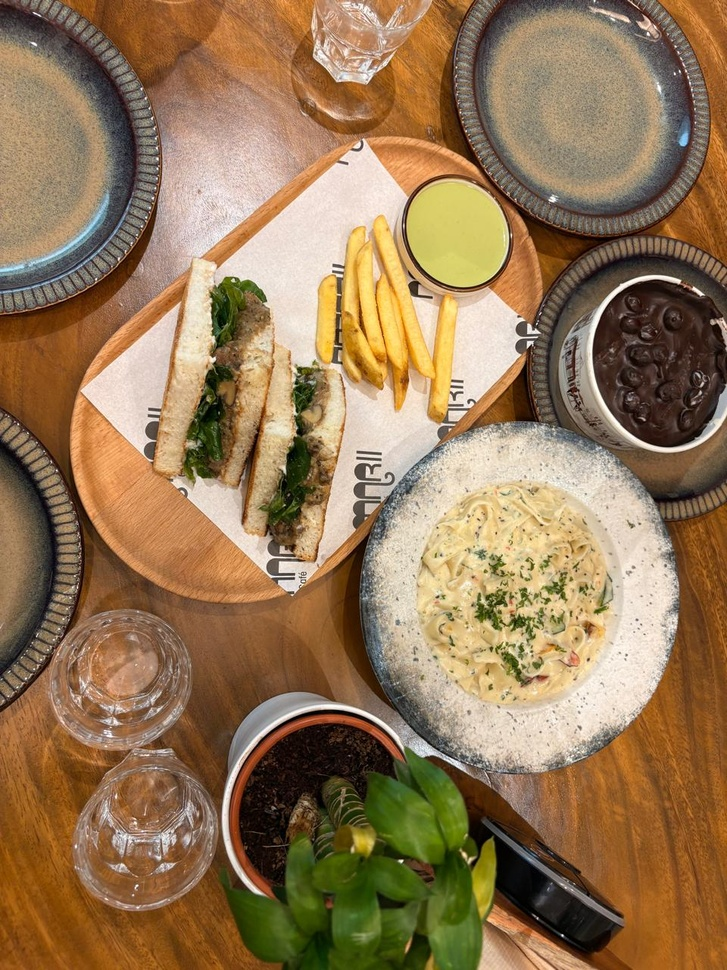
#> input picture dataset/food_photo_1.jpeg, 727 x 970 px, shrunk from 960 x 1280 before the run
$ python image_segmentation.py
#> lines starting #> are read from the running program, lines starting #| are printed output that depends on the picture; after the words box and inside, x2 and y2 are one past the last pixel; in counts of white or black regions, pixels touching at a corner belong together

from pathlib import Path

import cv2
import numpy as np
import matplotlib.pyplot as plt

# Project folders
BASE_DIR = Path(__file__).resolve().parent.parent
DATASET_DIR = BASE_DIR / "dataset"
OUTPUT_DIR = BASE_DIR / "output" / "unit3_segmentation"
OUTPUT_DIR.mkdir(parents=True, exist_ok=True)

# Load the input image
IMAGE_PATH = DATASET_DIR / "food_photo_1.jpeg"
image = cv2.imread(str(IMAGE_PATH))
#> image is the input picture: shape (970, 727, 3); mean B, G, R 85.7, 120.3, 149.2

if image is None:
    raise FileNotFoundError(
        f"Could not load image: {IMAGE_PATH}\n"
        "Check the filename inside your dataset folder."
    )

# Convert to RGB for plotting and grayscale for processing
original = cv2.cvtColor(image, cv2.COLOR_BGR2RGB)
gray = cv2.cvtColor(image, cv2.COLOR_BGR2GRAY)

# 1. Binary thresholding using Otsu's method
_, threshold = cv2.threshold(
    gray, 0, 255, cv2.THRESH_BINARY + cv2.THRESH_OTSU
)
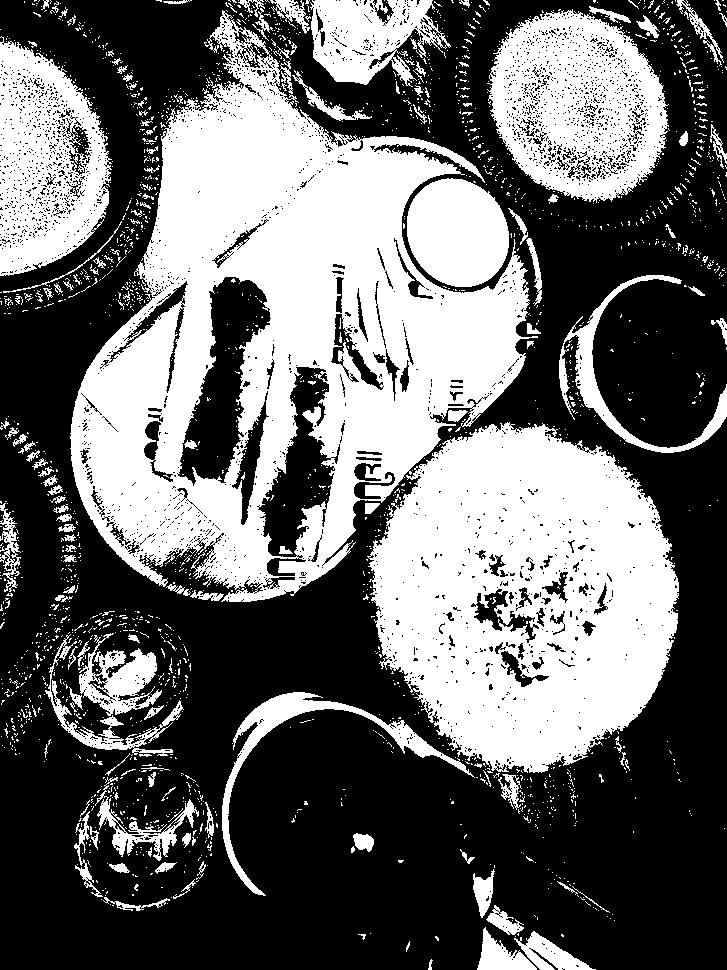
#> threshold: shape (970, 727); 41.5% white; 2136 white regions (1977 under 20 px), largest, box (x1, y1, x2, y2) and area: (70, 10, 538, 602) 123651, (367, 422, 679, 773) 75978, (487, 9, 669, 203) 22749

# 2. Morphological operations
kernel = np.ones((5, 5), np.uint8)

erosion = cv2.erode(threshold, kernel, iterations=1)
#> erosion: shape (970, 727); 25.2% white; 349 white regions (259 under 20 px), largest, box (x1, y1, x2, y2) and area: (146, 74, 525, 583) 74558, (376, 428, 676, 770) 58499, (82, 307, 179, 536) 11145
dilation = cv2.dilate(threshold, kernel, iterations=1)
#> dilation: shape (970, 727); 56.8% white; 301 black regions (237 under 20 px), largest, box (x1, y1, x2, y2) and area: (0, 0, 727, 970) 195685, (0, 206, 446, 827) 50669, (0, 0, 224, 290) 18933
opening = cv2.morphologyEx(threshold, cv2.MORPH_OPEN, kernel)
#> opening: shape (970, 727); 34.2% white; 116 white regions (3 under 20 px), largest, box (x1, y1, x2, y2) and area: (71, 72, 527, 585) 111486, (374, 426, 678, 772) 71543, (491, 13, 667, 198) 13814
closing = cv2.morphologyEx(threshold, cv2.MORPH_CLOSE, kernel)
#> closing: shape (970, 727); 48.1% white; 376 white regions (306 under 20 px), largest, box (x1, y1, x2, y2) and area: (0, 0, 679, 911) 268904, (487, 0, 670, 204) 27112, (0, 36, 113, 276) 20366

# 3. Canny edge detection
edges = cv2.Canny(gray, 100, 200)
#> edges: shape (970, 727); 11.4% white in thin lines or dots

# 4. Watershed segmentation
# Use Otsu thresholding to create an initial foreground estimate.
foreground = cv2.threshold(
    gray, 0, 255, cv2.THRESH_BINARY_INV + cv2.THRESH_OTSU
)[1]

# Remove small noise and find likely foreground regions.
foreground = cv2.morphologyEx(
    foreground, cv2.MORPH_OPEN, kernel, iterations=2
)
#> foreground: shape (970, 727); 47.8% white; 54 white regions, largest, box (x1, y1, x2, y2) and area: (0, 0, 727, 970) 207355, (0, 232, 442, 826) 56146, (0, 0, 144, 291) 11323

background = cv2.dilate(foreground, kernel, iterations=3)
#> background: shape (970, 727); 60.6% white; 44 black regions (18 under 20 px), largest, box (x1, y1, x2, y2) and area: (0, 0, 673, 808) 222914, (494, 15, 662, 195) 22966, (0, 42, 105, 270) 17846

distance = cv2.distanceTransform(foreground, cv2.DIST_L2, 5)

_, sure_foreground = cv2.threshold(
    distance, 0.35 * distance.max(), 255, 0
)
#> sure_foreground: shape (970, 727) float32; 4.5% white; 8 white regions (2 under 20 px), largest, box (x1, y1, x2, y2) and area: (0, 794, 345, 970) 17099, (632, 854, 727, 970) 8413, (694, 545, 727, 786) 3143, (229, 623, 335, 672) 1807, (0, 349, 49, 384) 1006, (388, 794, 412, 819) 209
sure_foreground = sure_foreground.astype(np.uint8)

unknown = cv2.subtract(background, sure_foreground)
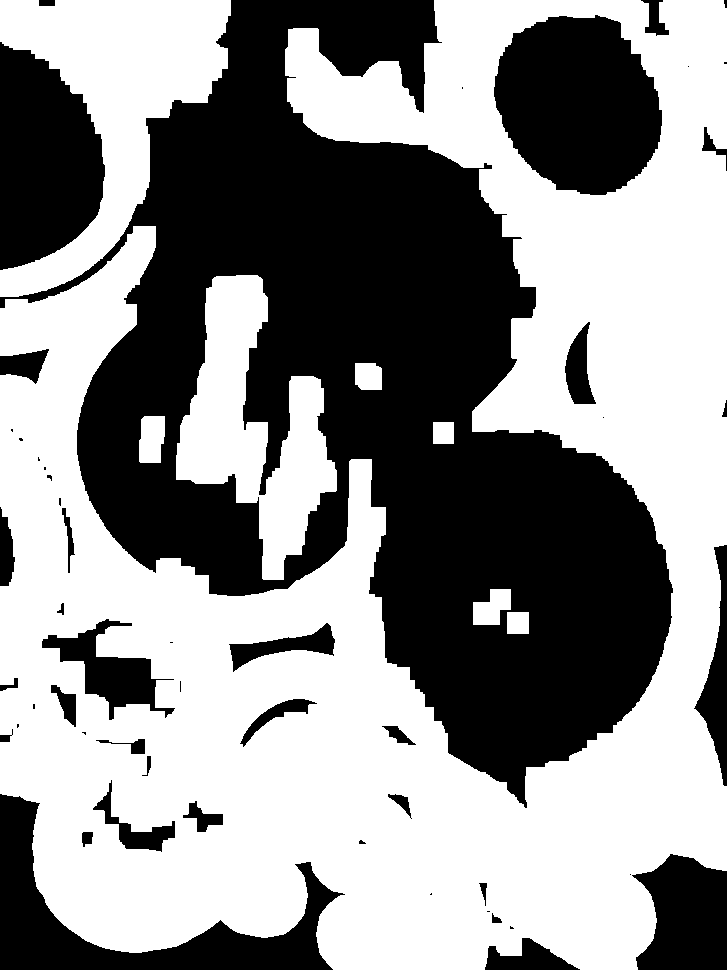
#> unknown: shape (970, 727); 56.1% white; 52 black regions (20 under 20 px), largest, box (x1, y1, x2, y2) and area: (0, 0, 673, 808) 222914, (494, 15, 662, 195) 22966, (0, 42, 105, 270) 17846

_, markers = cv2.connectedComponents(sure_foreground)
#> markers: shape (970, 727) int32; 9 distinct labels, from 0 to 8
markers = markers + 1
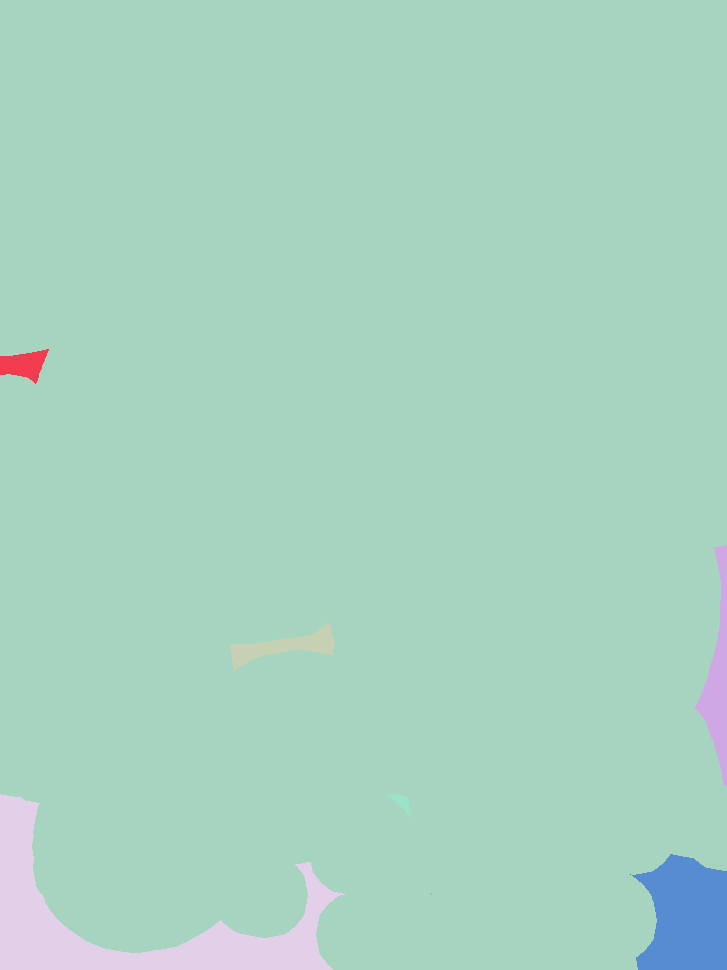
#> markers: shape (970, 727) int32; 9 distinct labels, from 1 to 9; one colour per label, 0 black
markers[unknown == 255] = 0
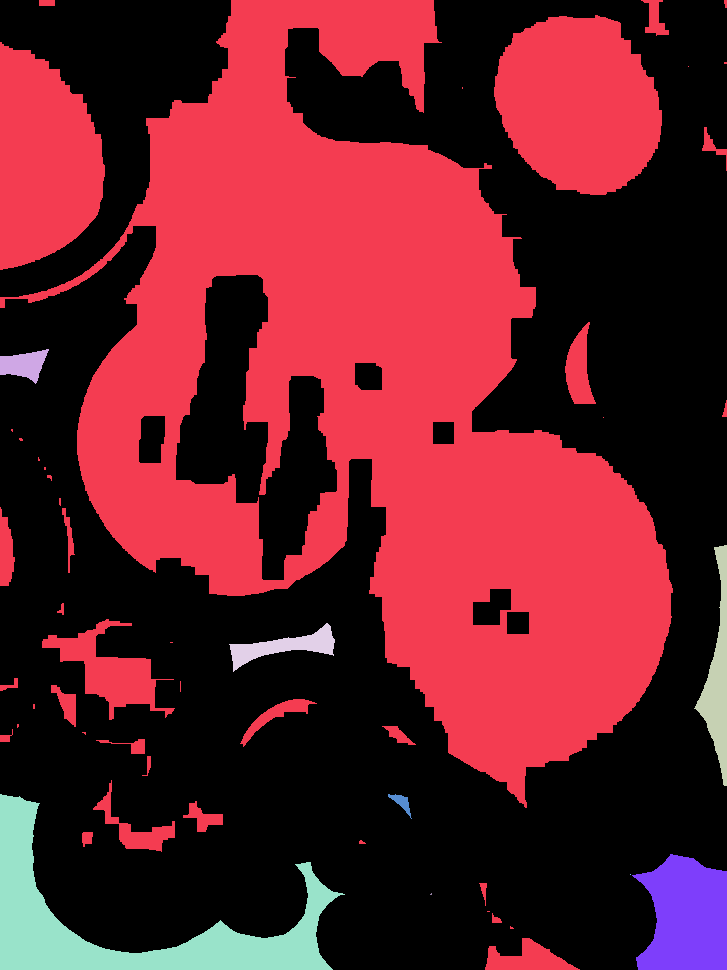
#> markers: shape (970, 727) int32; 10 distinct labels, from 0 to 9; one colour per label, 0 black

watershed_image = image.copy()
markers = cv2.watershed(watershed_image, markers)
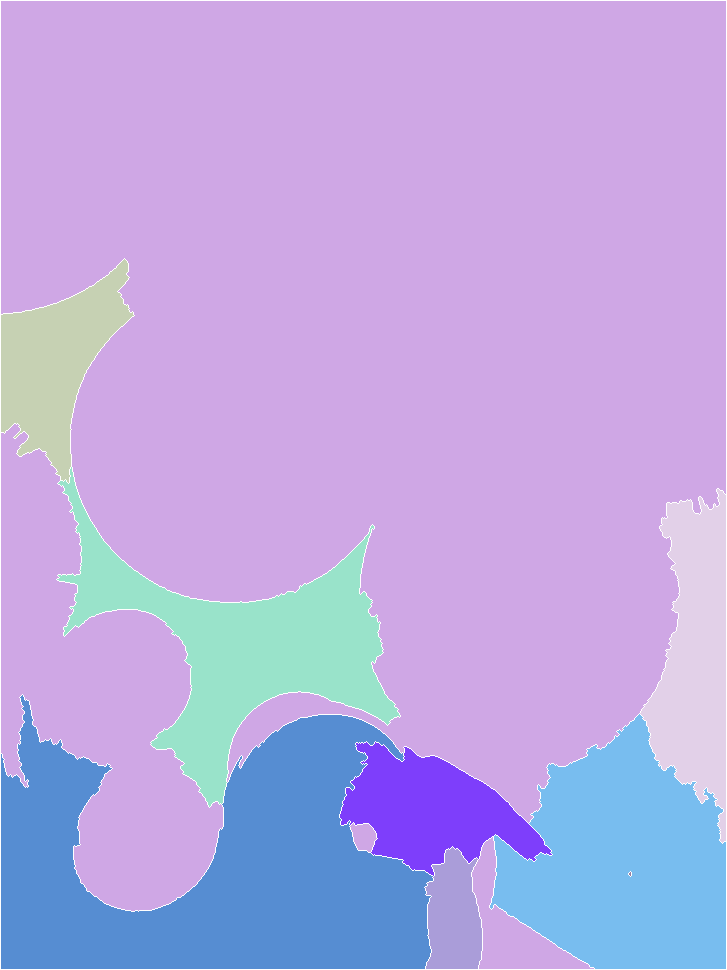
#> markers: shape (970, 727) int32; 10 distinct labels, from -1 to 9; one colour per label, 0 black, -1 white

watershed_result = original.copy()
watershed_result[markers == -1] = [255, 0, 0]
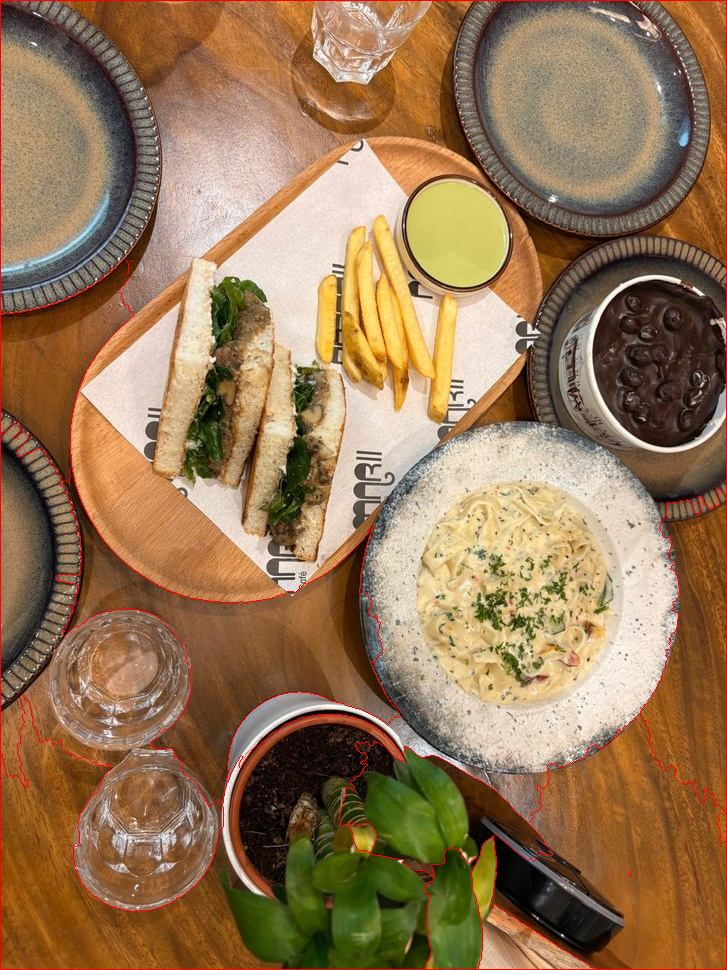
#> watershed_result: shape (970, 727, 3); mean R, G, B 150.6, 119.2, 85

# Save all results
results = {
    "original.jpg": original,
    "grayscale.jpg": gray,
    "binary_threshold.jpg": threshold,
    "erosion.jpg": erosion,
    "dilation.jpg": dilation,
    "opening.jpg": opening,
    "closing.jpg": closing,
    "canny_edges.jpg": edges,
    "watershed.jpg": watershed_result,
}

for filename, result in results.items():
    if result.ndim == 2:
        cv2.imwrite(str(OUTPUT_DIR / filename), result)
    else:
        cv2.imwrite(
            str(OUTPUT_DIR / filename),
            cv2.cvtColor(result, cv2.COLOR_RGB2BGR),
        )
#> this loop made 9 passes
#> filename on passes 1 to 9: 'original.jpg', 'grayscale.jpg', 'binary_threshold.jpg', 'erosion.jpg', 'dilation.jpg', 'opening.jpg', 'closing.jpg', 'canny_edges.jpg', 'watershed.jpg'

# Create a comparison figure
titles = [
    "Original",
    "Grayscale",
    "Binary Threshold",
    "Erosion",
    "Dilation",
    "Opening",
    "Closing",
    "Canny Edges",
    "Watershed",
]

images = [
    original,
    gray,
    threshold,
    erosion,
    dilation,
    opening,
    closing,
    edges,
    watershed_result,
]

fig, axes = plt.subplots(3, 3, figsize=(15, 15))

for ax, title, result in zip(axes.ravel(), titles, images):
    if result.ndim == 2:
        ax.imshow(result, cmap="gray")
    else:
        ax.imshow(result)

    ax.set_title(title)
    ax.axis("off")
#> this loop made 9 passes

fig.tight_layout()

figure_path = OUTPUT_DIR / "segmentation_comparison.png"
fig.savefig(figure_path, dpi=150, bbox_inches="tight")
plt.close(fig)

# Report white-pixel coverage for binary results
print("\nSegmentation Results")
print("-" * 40)

for name, result in {
    "Threshold": threshold,
    "Erosion": erosion,
    "Dilation": dilation,
    "Opening": opening,
    "Closing": closing,
    "Canny edges": edges,
}.items():
    coverage = np.count_nonzero(result == 255) / result.size * 100
    print(f"{name}: {coverage:.2f}% white pixels")
#> this loop made 6 passes
#> (name, coverage) on passes 1 to 6: ('Threshold', 41.5), ('Erosion', 25.22), ('Dilation', 56.77), ('Opening', 34.18), ('Closing', 48.12), ('Canny edges', 11.45)
#| Threshold: 41.50% white pixels
#| Erosion: 25.22% white pixels
#| Dilation: 56.77% white pixels
#| Opening: 34.18% white pixels
#| Closing: 48.12% white pixels
#| Canny edges: 11.45% white pixels

print("\nImage segmentation completed successfully!")
print(f"Results saved to: {OUTPUT_DIR}")
print(f"Comparison figure: {figure_path}")

$ run again, with dataset/food_photo_2.jpeg copied over dataset/food_photo_1.jpeg
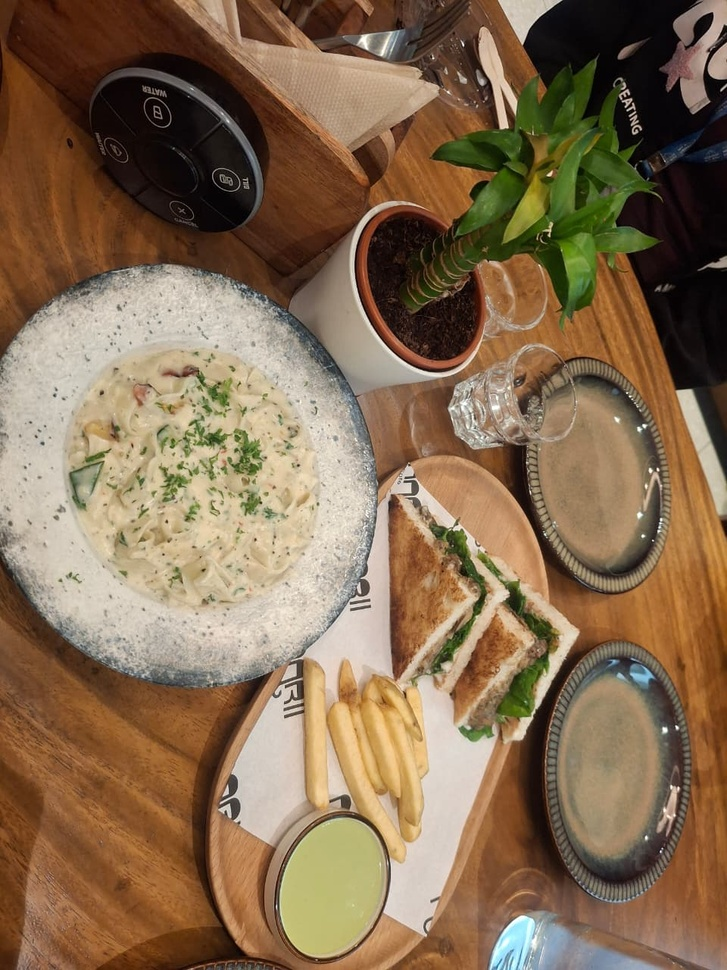
#> input picture dataset/food_photo_2.jpeg, 727 x 970 px, shrunk from 960 x 1280 before the run
#> image is the input picture: shape (970, 727, 3); mean B, G, R 81.5, 108.7, 133.7
#> `_, threshold = cv2.threshold( gray, 0, 255, cv2.THRESH_BINARY + cv2.TH..`:
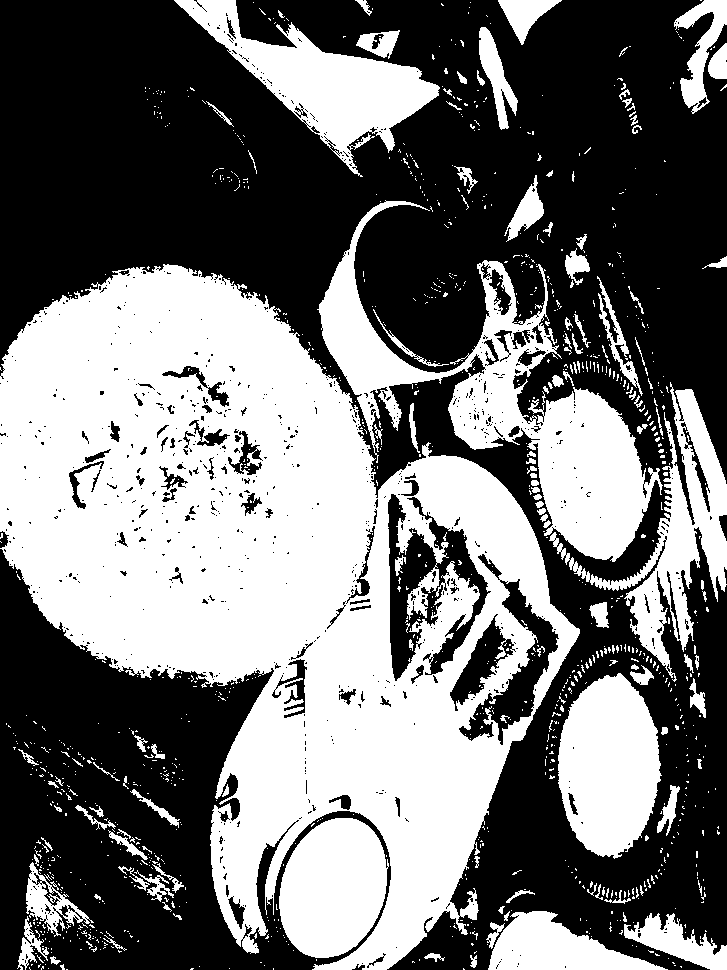
#> threshold: shape (970, 727); 44.8% white; 1169 white regions (1042 under 20 px), largest, box (x1, y1, x2, y2) and area: (0, 264, 580, 970) 200488, (317, 200, 663, 562) 31176, (174, 0, 440, 177) 14804
#> erosion: shape (970, 727); 34% white; 160 white regions (111 under 20 px), largest, box (x1, y1, x2, y2) and area: (0, 267, 578, 970) 164334, (560, 676, 658, 854) 12713, (534, 392, 647, 558) 12007
#> dilation: shape (970, 727); 56.5% white; 187 black regions (136 under 20 px), largest, box (x1, y1, x2, y2) and area: (0, 0, 727, 475) 188335, (0, 552, 314, 970) 56611, (376, 374, 727, 970) 47891
#> opening: shape (970, 727); 41.1% white; 94 white regions, largest, box (x1, y1, x2, y2) and area: (0, 265, 580, 970) 191622, (449, 280, 649, 560) 19594, (558, 674, 660, 856) 14105
#> closing: shape (970, 727); 48.7% white; 337 white regions (267 under 20 px), largest, box (x1, y1, x2, y2) and area: (0, 200, 727, 970) 295455, (174, 0, 452, 177) 16301, (486, 906, 668, 970) 6195
#> edges: shape (970, 727); 7.7% white in thin lines or dots
#> background: shape (970, 727); 60.6% white; 38 black regions (14 under 20 px), largest, box (x1, y1, x2, y2) and area: (0, 264, 549, 970) 209518, (456, 267, 727, 679) 32773, (551, 680, 655, 851) 12486
#> unknown: shape (970, 727); 56.8% white; 43 black regions (16 under 20 px), largest, box (x1, y1, x2, y2) and area: (0, 264, 549, 970) 209518, (456, 267, 727, 679) 32773, (0, 0, 161, 267) 26142
#> `watershed_result[markers == -1] = [255, 0, 0]`:
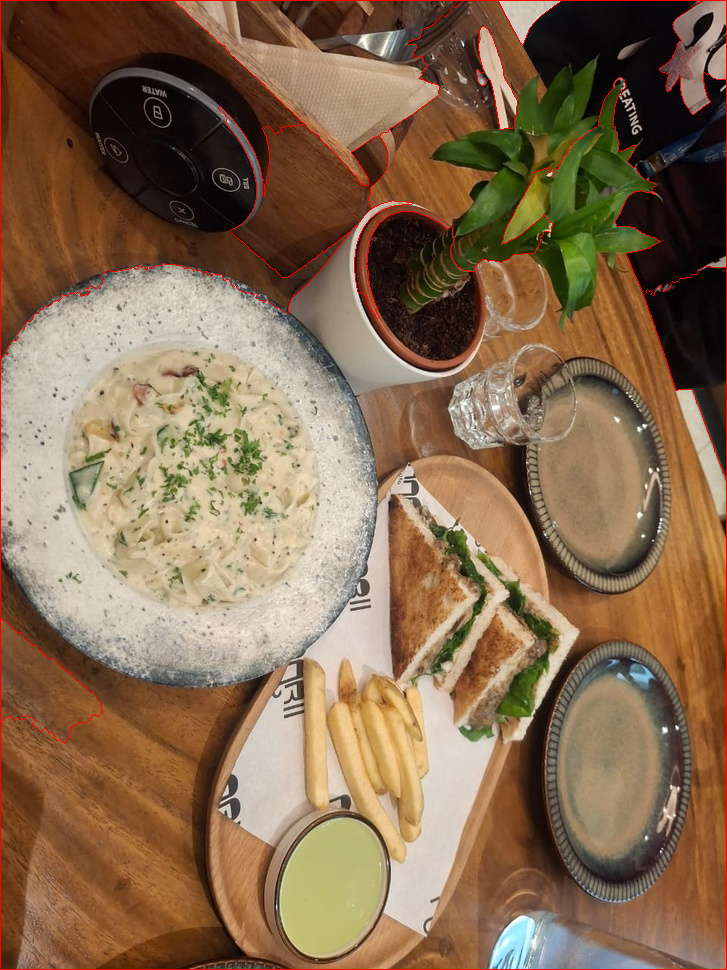
#> watershed_result: shape (970, 727, 3); mean R, G, B 135.3, 107.9, 81
#> the loop `for filename, result in results.items():` made 9 passes
#> filename on passes 1 to 8: 'original.jpg', 'grayscale.jpg', 'binary_threshold.jpg', 'erosion.jpg', 'dilation.jpg', 'opening.jpg', 'closing.jpg', 'canny_edges.jpg'
#> the loop `for ax, title, result in zip(axes.ravel(), titles, images):` made 9 passes
#> the loop `for name, result in { "Threshold": threshold, "Erosion": erosion, "Dil..` made 6 passes
#> (name, coverage) on passes 1 to 6: ('Threshold', 44.81), ('Erosion', 33.97), ('Dilation', 56.48), ('Opening', 41.13), ('Closing', 48.72), ('Canny edges', 7.68)
#> (printed output is left out)
